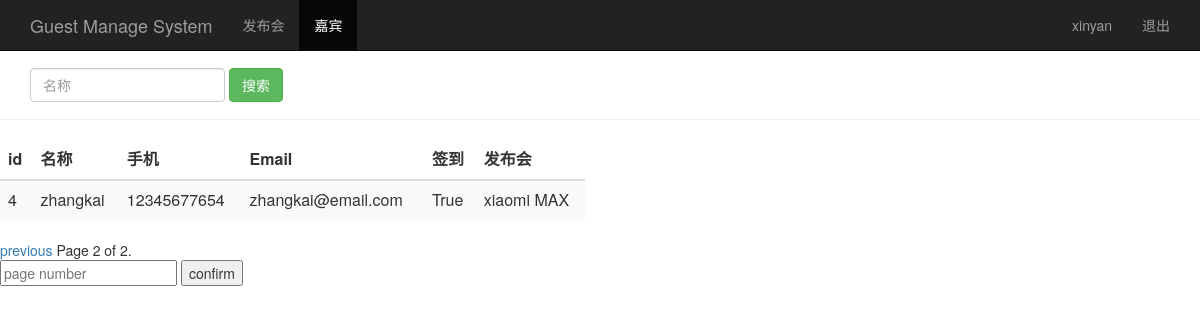
The page /guest_manage/?page=2 (signed in) on the database its author committed.
### sign/models.py (models this page shows, shortened)
class Guest(models.Model):
    event = models.ForeignKey(Event) # 关联发布会id
    realname = models.CharField(max_length=64) # 姓名
    phone = models.CharField(max_length=16) # 手机号
    email = models.EmailField() # 邮箱
    sign = models.BooleanField() # 签到状态
    create_time = models.DateTimeField(auto_now=True) # 创建时间（自动获取当前时间）
    class Meta:
        unique_together = ("event", "phone")

class Event(models.Model):
    name = models.CharField(max_length=100) # 发布会标题
    limit = models.IntegerField() # 参加人数
    status = models.BooleanField() # 状态
    address = models.CharField(max_length=200) # 地址
    start_time = models.DateTimeField('events time') # 发布会时间
    create_time = models.DateTimeField(auto_now=True) # 创建时间（自动获取当前时间）
    def __str__(self):
        return self.name

### sign/views.py (the view)
# urls.py: url(r'^guest_manage/$',views.guest_manage),
@login_required
def guest_manage(request):
    guest_list = Guest.objects.all()
    username = request.session.get('user', '')
    paginator = Paginator(guest_list, 2)
    page = request.GET.get('page','')
    try:
        contacts = paginator.page(page)
    except PageNotAnInteger:
        contacts = paginator.page(1)
    except EmptyPage:
        contacts = paginator.page(paginator.num_pages)
    return render(request, "guest_manage.html", {"user": username,
                                                "guests": contacts})

### sign/templates/guest_manage.html (shortened to what this page needs)
<html lang="zh-CN">
	<head>
		{% load bootstrap3 %}
		{% bootstrap_css %}
	</head>
	<body role="document">
		<nav class="navbar navbar-inverse navbar-fixed-top">
			<div class="container">
				<div class="navbar-header">
					<a class="navbar-brand" href="/event_manage/">Guest Manage System</a>
				</div>
			<div id="navbar" class="collapse navbar-collapse">
				<ul class="nav navbar-nav">
					<li><a href="/event_manage/">发布会</a></li>
					<li class="active"><a href="#">嘉宾</a></li>
				</ul>
				<ul class="nav navbar-nav navbar-right">
					<li><a href="#">{{user}}</a></li>
					<li><a href="/logout/">退出</a></li>
				</ul>
			</div>
			</div>
		</nav>
		<br>
		<div class="page-header">
			<div id="navbar" class="navbar-collapse collapse">
				<form class="navbar-form" method="get" action="/search_realname/">
					<div class="form-group">
						<input name="name" type="text" placeholder="名称" class="form-control">
					</div>
					<button type="submit" class="btn btn-success">搜索</button>
				</form>
			</div>
		</div>
		<div class="row">
			<div class="col-md-6">
				<table class="table table-striped">
					<thead>
						<tr>
							<th>id</th><th>名称</th><th>手机</th><th>Email</th><th>签到</th><th>发布会</th>
						</tr>
					</thead>
					<tbody>
						{% for guest in guests %}
							<tr>
								<td>{{ guest.id }}</td>
								<td>{{ guest.realname }}</td>
								<td>{{ guest.phone }}</td>
								<td>{{ guest.email }}</td>
								<td>{{ guest.sign }}</td>
								<td>{{ guest.event }}</td>
							</tr>
						{% endfor %}
					</tbody>
				</table>
			</div>
		</div>
		<div class="pagination-right">
			<span class="step-links">
				{% if guests.has_previous %}
					<a href="?page={{ guests.previous_page_number }}">previous</a>
				{% endif %}
			<span class="current">
				Page {{ guests.number }} of {{ guests.paginator.num_pages }}.
			</span>
			</span>
			<form method="get" action="/guest_manage/">
			<input name="page" type="text" placeholder="page number">
			<button id ="btn" type="submit">confirm</button>
			<br>
			</form>
		</div>
	</body>
</html>

### rows shown on the page
Guest: id "4", realname "zhangkai", phone "12345677654", email "zhangkai@email.com", sign "True", event "xiaomi MAX"

### other values the page prints
{{ user }} "xinyan"
{{ guests.number }} "2"
{{ guests.paginator.num_pages }} "2"
